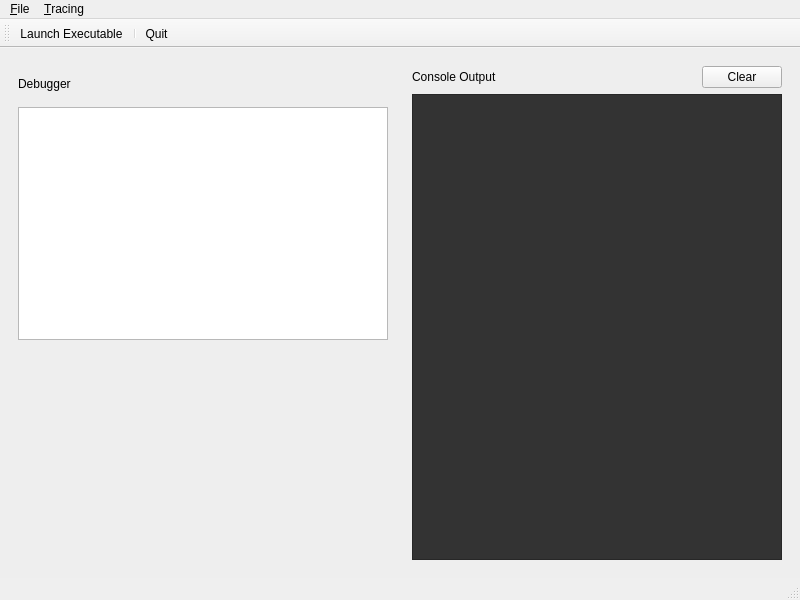
<?xml version="1.0" encoding="UTF-8"?>
<ui version="4.0">
 <class>MainWindow</class>
 <widget class="QMainWindow" name="MainWindow">
  <property name="geometry">
   <rect>
    <x>0</x>
    <y>0</y>
    <width>800</width>
    <height>600</height>
   </rect>
  </property>
  <property name="windowTitle">
   <string>snoopy</string>
  </property>
  <property name="windowIcon">
   <iconset resource="resources.qrc">
    <normaloff>:/img/assets/img/snoopy.png</normaloff>:/img/assets/img/snoopy.png</iconset>
  </property>
  <property name="styleSheet">
   <string notr="true"/>
  </property>
  <widget class="QWidget" name="centralwidget">
   <property name="styleSheet">
    <string notr="true">#centralwidget{
background: #eee;
background-image: url(:/img/assets/img/snoopy.png);
background-repeat: no-repeat;
background-position: bottom left;
}</string>
   </property>
   <layout class="QGridLayout" name="gridLayout">
    <item row="1" column="1">
     <widget class="QFrame" name="frame">
      <property name="sizePolicy">
       <sizepolicy hsizetype="Preferred" vsizetype="Preferred">
        <horstretch>1</horstretch>
        <verstretch>0</verstretch>
       </sizepolicy>
      </property>
      <property name="frameShape">
       <enum>QFrame::NoFrame</enum>
      </property>
      <property name="frameShadow">
       <enum>QFrame::Raised</enum>
      </property>
      <layout class="QGridLayout" name="gridLayout_2">
       <item row="0" column="0">
        <layout class="QHBoxLayout" name="horizontalLayout">
         <property name="topMargin">
          <number>0</number>
         </property>
         <item>
          <widget class="QLabel" name="label">
           <property name="text">
            <string>Console Output</string>
           </property>
          </widget>
         </item>
         <item>
          <spacer name="horizontalSpacer">
           <property name="orientation">
            <enum>Qt::Horizontal</enum>
           </property>
           <property name="sizeHint" stdset="0">
            <size>
             <width>40</width>
             <height>20</height>
            </size>
           </property>
          </spacer>
         </item>
         <item>
          <widget class="QPushButton" name="clear_console_button">
           <property name="text">
            <string>Clear</string>
           </property>
          </widget>
         </item>
        </layout>
       </item>
       <item row="2" column="0">
        <widget class="QPlainTextEdit" name="console_output">
         <property name="font">
          <font>
           <family>Monospace</family>
          </font>
         </property>
         <property name="styleSheet">
          <string notr="true">#console_output
{
	background-color: #333333;
}</string>
         </property>
         <property name="readOnly">
          <bool>true</bool>
         </property>
        </widget>
       </item>
      </layout>
     </widget>
    </item>
    <item row="1" column="0">
     <widget class="QWidget" name="widget" native="true">
      <property name="sizePolicy">
       <sizepolicy hsizetype="Preferred" vsizetype="Preferred">
        <horstretch>1</horstretch>
        <verstretch>0</verstretch>
       </sizepolicy>
      </property>
      <layout class="QGridLayout" name="gridLayout_4">
       <property name="leftMargin">
        <number>0</number>
       </property>
       <property name="topMargin">
        <number>0</number>
       </property>
       <property name="rightMargin">
        <number>0</number>
       </property>
       <property name="bottomMargin">
        <number>0</number>
       </property>
       <item row="0" column="0">
        <layout class="QVBoxLayout" name="verticalLayout">
         <item>
          <widget class="QFrame" name="frame_2">
           <property name="frameShape">
            <enum>QFrame::NoFrame</enum>
           </property>
           <property name="frameShadow">
            <enum>QFrame::Raised</enum>
           </property>
           <layout class="QGridLayout" name="gridLayout_3">
            <item row="0" column="0">
             <widget class="QLabel" name="label_2">
              <property name="minimumSize">
               <size>
                <width>0</width>
                <height>35</height>
               </size>
              </property>
              <property name="text">
               <string>Debugger</string>
              </property>
             </widget>
            </item>
            <item row="1" column="0">
             <widget class="QListView" name="debugger_view"/>
            </item>
           </layout>
          </widget>
         </item>
        </layout>
       </item>
       <item row="1" column="0">
        <spacer name="verticalSpacer">
         <property name="orientation">
          <enum>Qt::Vertical</enum>
         </property>
         <property name="sizeType">
          <enum>QSizePolicy::Minimum</enum>
         </property>
         <property name="sizeHint" stdset="0">
          <size>
           <width>20</width>
           <height>220</height>
          </size>
         </property>
        </spacer>
       </item>
      </layout>
     </widget>
    </item>
   </layout>
  </widget>
  <widget class="QMenuBar" name="menubar">
   <property name="geometry">
    <rect>
     <x>0</x>
     <y>0</y>
     <width>800</width>
     <height>29</height>
    </rect>
   </property>
   <widget class="QMenu" name="menu_File">
    <property name="title">
     <string>&amp;File</string>
    </property>
    <addaction name="action_Launch_Executable"/>
    <addaction name="separator"/>
    <addaction name="action_Quit"/>
   </widget>
   <widget class="QMenu" name="menu_Tracing">
    <property name="title">
     <string>&amp;Tracing</string>
    </property>
   </widget>
   <addaction name="menu_File"/>
   <addaction name="menu_Tracing"/>
  </widget>
  <widget class="QStatusBar" name="statusbar"/>
  <widget class="QToolBar" name="toolBar">
   <property name="windowTitle">
    <string>toolBar</string>
   </property>
   <property name="toolButtonStyle">
    <enum>Qt::ToolButtonTextBesideIcon</enum>
   </property>
   <attribute name="toolBarArea">
    <enum>TopToolBarArea</enum>
   </attribute>
   <attribute name="toolBarBreak">
    <bool>false</bool>
   </attribute>
   <addaction name="action_Launch_Executable"/>
   <addaction name="separator"/>
   <addaction name="action_Quit"/>
  </widget>
  <action name="action_Launch_Executable">
   <property name="icon">
    <iconset resource="resources.qrc">
     <normaloff>:/img/assets/img/icons8-launch-96.png</normaloff>:/img/assets/img/icons8-launch-96.png</iconset>
   </property>
   <property name="text">
    <string>&amp;Launch Executable</string>
   </property>
   <property name="shortcut">
    <string>Ctrl+E</string>
   </property>
  </action>
  <action name="action_Quit">
   <property name="icon">
    <iconset resource="resources.qrc">
     <normaloff>:/img/assets/img/icons8-shutdown-96.png</normaloff>:/img/assets/img/icons8-shutdown-96.png</iconset>
   </property>
   <property name="text">
    <string>&amp;Quit</string>
   </property>
   <property name="shortcut">
    <string>Ctrl+Q</string>
   </property>
  </action>
 </widget>
 <resources>
  <include location="resources.qrc"/>
 </resources>
 <connections>
  <connection>
   <sender>action_Quit</sender>
   <signal>triggered()</signal>
   <receiver>MainWindow</receiver>
   <slot>close()</slot>
   <hints>
    <hint type="sourcelabel">
     <x>-1</x>
     <y>-1</y>
    </hint>
    <hint type="destinationlabel">
     <x>399</x>
     <y>299</y>
    </hint>
   </hints>
  </connection>
 </connections>
</ui>
